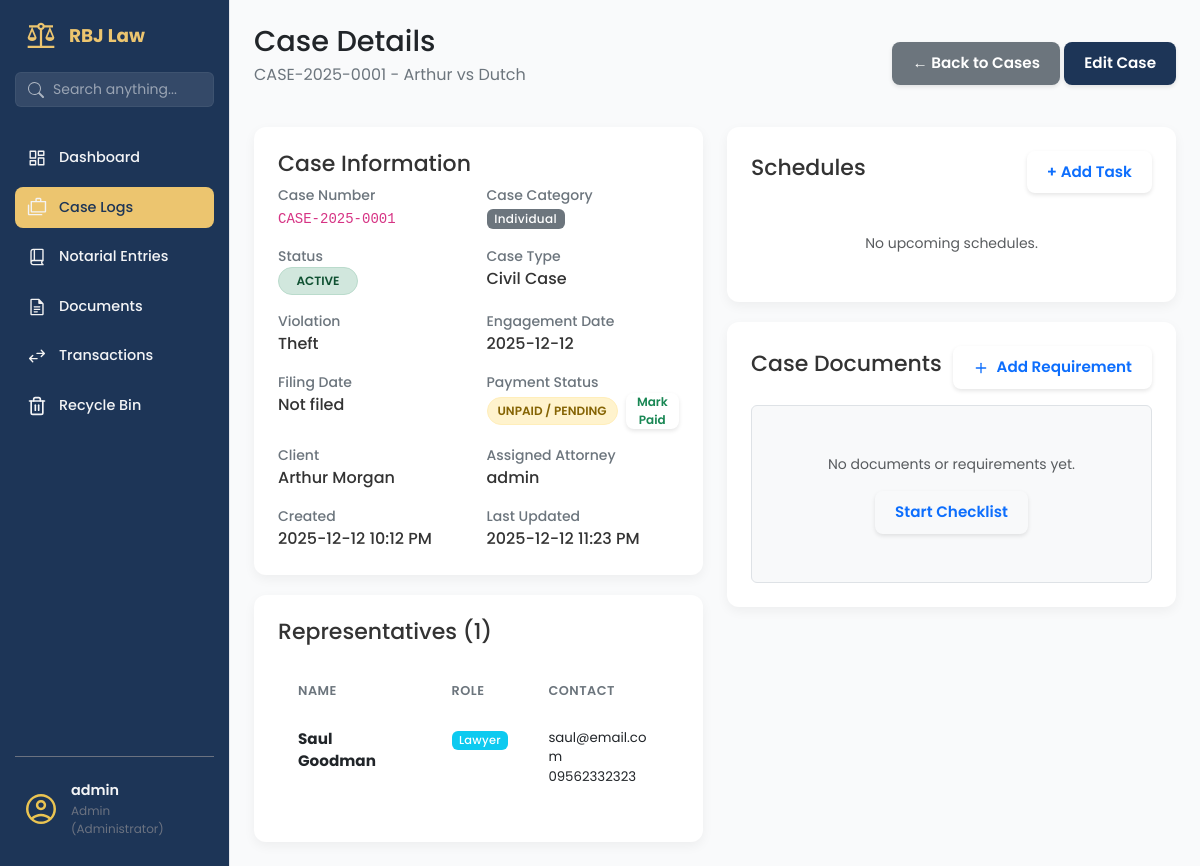
The app's page /cases/1 (signed in), older data.
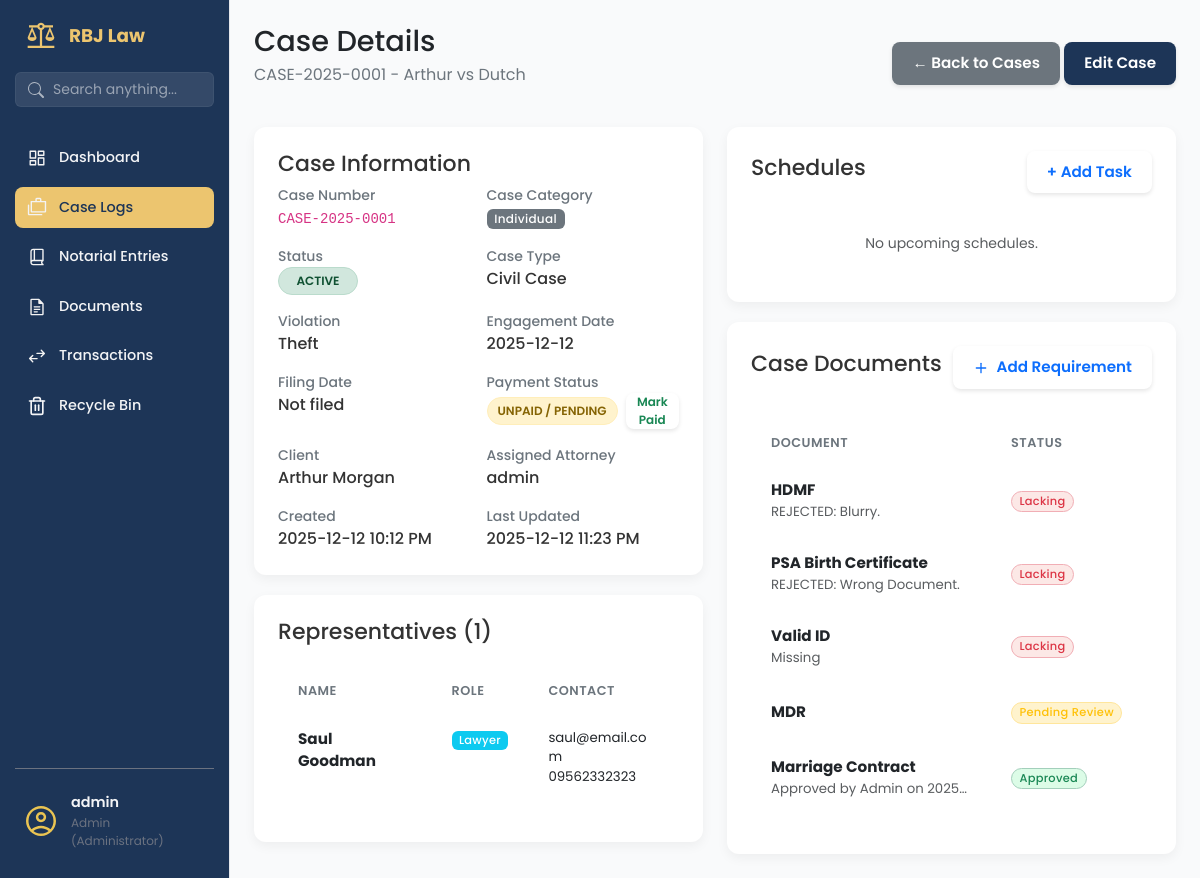
The same page, newer data.
### app/models/representative_mdl.py (models this page shows, shortened)
class Representative(db.Model):
    __tablename__ = 'representatives'
    id = db.Column(db.Integer, primary_key=True)
    case_id = db.Column(db.Integer, db.ForeignKey('cases.id'), nullable=False)
    full_name = db.Column(db.String(255), nullable=False)
    email = db.Column(db.String(255), nullable=True)
    phone = db.Column(db.String(50), nullable=True)
    role = db.Column(db.String(100), nullable=True)  # e.g., primary contact, legal rep, etc.
    created_at = db.Column(db.DateTime, default=datetime.utcnow)
    updated_at = db.Column(db.DateTime, default=datetime.utcnow, onupdate=datetime.utcnow)
    case = db.relationship('Case', backref='representatives', lazy=True)

### app/models/document_mdl.py (models this page shows, shortened)
class Document(db.Model, SoftDeleteMixin):
    __tablename__ = 'documents'
    id = db.Column(db.Integer, primary_key=True)
    filename = db.Column(db.String(255), nullable=False)
    file_path = db.Column(db.String(500), nullable=False)
    file_type = db.Column(db.String(50), nullable=True)
    file_size = db.Column(db.Integer, nullable=True)  # in bytes
    document_type = db.Column(db.String(100), nullable=True)  # e.g., Affidavit, ID, SPA Draft, etc.
    notes = db.Column(db.Text, nullable=True)
    document_status = db.Column(db.String(50), default='Pending', nullable=False)
    parent_type = db.Column(db.String(50), nullable=False)  # 'notarial_entry', 'case', 'client'
    parent_id = db.Column(db.Integer, nullable=False)
    uploaded_by = db.Column(db.Integer, db.ForeignKey('users.id'), nullable=True)
    uploaded_at = db.Column(db.DateTime, default=datetime.utcnow)
    last_modified = db.Column(db.DateTime, default=datetime.utcnow, onupdate=datetime.utcnow)
    uploader = db.relationship('User', backref='uploaded_documents', lazy=True)

### app/routes/case_routes.py (the view, shortened to what this page needs)
@case_bp.route('/<int:case_id>')
@admin_required
@login_required
def view_case(case_id):
    try:
        case = CaseService.get_case_by_id(case_id)
        if not case:
            flash('Case not found!', 'error')
            return redirect(url_for('case.list_cases'))
        representatives = CaseService.get_case_representatives(case_id)
        from app.services.document_service import DocumentService
        documents = DocumentService.get_documents_by_parent('case', case_id)
        schedules = ScheduleService.get_schedules_by_case(case_id)
        now = datetime.now(PHT).date()
        transaction = TransactionItem.query.filter_by(case_id=case_id).order_by(TransactionItem.id.asc()).first()
        return render_template('cases/case_detail.html',
                             case=case,
                             representatives=representatives,
                             documents=documents,
                             schedules=schedules,
                             transaction=transaction, # Pass transaction to template
                             now=now)
    except Exception as e:
        flash(f'Error loading case: {str(e)}', 'error')
        return redirect(url_for('case.list_cases'))

### app/models/client_mdl.py (called while the page is built)
    @property
    def full_name(self):
        return f"{self.client_first_name} {self.client_last_name}"

### app/models/user_model.py (called while the page is built)
    @property
    def full_name(self):
        return self.username

### app/services/case_service.py (called while the page is built)
    @staticmethod
    def get_case_by_id(case_id):
        return Case.query.get(case_id)

    @staticmethod
    def get_case_representatives(case_id):
        return Representative.query.filter_by(case_id=case_id).all()

### app/services/document_service.py (called while the page is built)
    @staticmethod
    def get_documents_by_parent(parent_type, parent_id):
        return Document.query.filter_by(
            parent_type=parent_type,
            parent_id=parent_id
        ).filter(Document.deleted_at == None).order_by(
            db.case((Document.document_status == 'Lacking', 1), else_=2),
            Document.uploaded_at.desc()
        ).all()

### app/services/schedule_service.py (called while the page is built)
    @staticmethod
    def get_schedules_by_case(case_id):
        return Schedule.query.filter_by(case_id=case_id).order_by(Schedule.deadline.asc()).all()

### app/templates/cases/case_detail.html (shortened to what the changed rows need)
{% extends 'base.html' %}
{% block content %}
<main class="dashboard-content">
    <header class="dashboard-header">
        <div>
            <h1>Case Details </h1>
        </div>
    </header>
    <div class="row">
        <div class="col-md-6">
            <section class="content-section">
                {% if representatives %}
                <div class="panel-card">
                    <div class="table-wrapper">
                        <table class="table">
                            <thead>
                                <tr>
                                    <th>Name</th>
                                    <th>Role</th>
                                    <th>Contact</th>
                                </tr>
                            </thead>
                            <tbody>
                                {% for rep in representatives %}
                                <tr>
                                    <td>
                                        <strong>{{ rep.full_name }}</strong>
                                    </td>
                                    <td>
                                        {% if rep.role %}
                                        <span class="badge bg-info">{{ rep.role }}</span>
                                        {% else %}
                                        <span class="text-muted">N/A</span>
                                        {% endif %}
                                    </td>
                                    <td>
                                        <div class="small">
                                            {% if rep.email %}
                                            <div>{{ rep.email }}</div>
                                            {% endif %}
                                            {% if rep.phone %}
                                            <div>{{ rep.phone }}</div>
                                            {% endif %}
                                        </div>
                                    </td>
                                </tr>
                                {% endfor %}
                            </tbody>
                        </table>
                    </div>
                </div>
                {% endif %}
            </section>
        </div>
        <div class="col-md-6">
            {% from 'schedules/_schedule_list.html' import render_schedule_list %}
            <section class="content-section">
                <div class="panel-card">
                    {% if documents %}
                    <div class="table-wrapper">
                        <table class="table document-table">
                            <thead>
                                <tr>
                                    <th style="width: 50%;">Document</th>
                                    <th style="width: 25%;">Status</th>
                                    <th style="width: 25%; text-align: center;">Actions</th>
                                </tr>
                            </thead>
                            <tbody>
                                {% for document in documents %}
                                <tr>
                                    <td class="align-middle">
                                        <div>
                                            <span class="fw-bold text-dark">{{ document.document_type or
                                                document.filename }}</span>
                                            {% if document.notes %}
                                            <div class="small text-muted text-truncate" style="max-width: 200px;">{{
                                                document.notes }}</div>
                                            {% endif %}
                                        </div>
                                    </td>
                                    <td class="align-middle">
                                        {% if document.document_status == 'Lacking' %}
                                        <span
                                            class="badge bg-danger-subtle text-danger border border-danger-subtle rounded-pill">Lacking</span>
                                        {% elif document.document_status == 'Pending Review' %}
                                        <span
                                            class="badge bg-warning-subtle text-warning border border-warning-subtle rounded-pill">Pending
                                            Review</span>
                                        {% elif document.document_status == 'Approved' %}
                                        <span
                                            class="badge bg-success-subtle text-success border border-success-subtle rounded-pill">Approved</span>
                                        {% else %}
                                        <span class="badge bg-light text-dark border">{{ document.document_status
                                            }}</span>
                                        {% endif %}
                                    </td>
                                    <td class="align-middle text-center">
                                    </td>
                                </tr>
                                {% endfor %}
                            </tbody>
                        </table>
                    </div>
                    {% else %}
                    <div class="text-center py-5 border rounded bg-light mt-2">
                        <p class="text-muted small mb-3">No documents or requirements yet.</p>
                        <button class="btn btn-sm btn-outline-primary" data-bs-toggle="modal"
                            data-bs-target="#requirementModal">
                            Start Checklist
                        </button>
                    </div>
                    {% endif %}
                </div>
            </section>
        </div>
    </div>
</main>
{% endblock %}

Row changes from the older to the newer data that the page shows:
added Document: document_type "HDMF", notes "REJECTED: Blurry.", document_status "Lacking"
added Document: document_type "PSA Birth Certificate", notes "REJECTED: Wrong Document.", document_status "Lacking"
added Document: document_type "Valid ID", notes "Missing", document_status "Lacking"
added Document: document_type "MDR", document_status "Pending Review"
added Document: document_type "Marriage Contract", notes "Approved by Admin on 2025…", document_status "Approved"
Text that changed along with them:
text no longer shown: "No documents or requirements yet. Start Checklist"
text now shown: "DOCUMENT STATUS"
